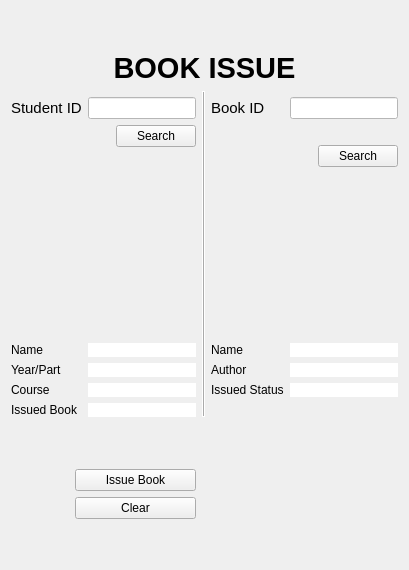
     <widget class="QWidget" name="page_book_issue">
      <layout class="QGridLayout" name="gridLayout_2">
       <item row="3" column="0" rowspan="5" colspan="3">
        <layout class="QGridLayout" name="gridLayout_12">
         <item row="0" column="0">
          <widget class="QLabel" name="label_6">
           <property name="font">
            <font>
             <pointsize>11</pointsize>
            </font>
           </property>
           <property name="text">
            <string>Student ID</string>
           </property>
          </widget>
         </item>
         <item row="4" column="0">
          <widget class="QLabel" name="label_3">
           <property name="text">
            <string>Name</string>
           </property>
          </widget>
         </item>
         <item row="1" column="2">
          <widget class="QPushButton" name="pushButton_issue_stID_search">
           <property name="text">
            <string>Search</string>
           </property>
          </widget>
         </item>
         <item row="5" column="1" colspan="2">
          <widget class="QLabel" name="label_issue_stuYear">
           <property name="styleSheet">
            <string notr="true">color: rgb(46, 52, 54);
background-color: rgb(255, 255, 255);</string>
           </property>
           <property name="text">
            <string/>
           </property>
          </widget>
         </item>
         <item row="6" column="0">
          <widget class="QLabel" name="label_43">
           <property name="text">
            <string>Course</string>
           </property>
          </widget>
         </item>
         <item row="1" column="1">
          <spacer name="verticalSpacer_2">
           <property name="orientation">
            <enum>Qt::Vertical</enum>
           </property>
           <property name="sizeHint" stdset="0">
            <size>
             <width>20</width>
             <height>10</height>
            </size>
           </property>
          </spacer>
         </item>
         <item row="5" column="0">
          <widget class="QLabel" name="label_42">
           <property name="text">
            <string>Year/Part</string>
           </property>
          </widget>
         </item>
         <item row="4" column="1" colspan="2">
          <widget class="QLabel" name="label_issue_stuName">
           <property name="styleSheet">
            <string notr="true">color: rgb(46, 52, 54);
background-color: rgb(255, 255, 255);</string>
           </property>
           <property name="text">
            <string/>
           </property>
          </widget>
         </item>
         <item row="6" column="1" colspan="2">
          <widget class="QLabel" name="label_issue_stuCourse">
           <property name="styleSheet">
            <string notr="true">color: rgb(46, 52, 54);
background-color: rgb(255, 255, 255);</string>
           </property>
           <property name="text">
            <string/>
           </property>
          </widget>
         </item>
         <item row="0" column="1" colspan="2">
          <widget class="QLineEdit" name="lineEdit_issue_stID_search">
           <property name="font">
            <font/>
           </property>
           <property name="styleSheet">
            <string notr="true">color: rgb(46, 52, 54);
background-color: rgb(255, 255, 255);
</string>
           </property>
          </widget>
         </item>
         <item row="3" column="2">
          <spacer name="verticalSpacer_38">
           <property name="orientation">
            <enum>Qt::Vertical</enum>
           </property>
           <property name="sizeHint" stdset="0">
            <size>
             <width>20</width>
             <height>40</height>
            </size>
           </property>
          </spacer>
         </item>
         <item row="2" column="2">
          <spacer name="verticalSpacer_37">
           <property name="orientation">
            <enum>Qt::Vertical</enum>
           </property>
           <property name="sizeHint" stdset="0">
            <size>
             <width>20</width>
             <height>150</height>
            </size>
           </property>
          </spacer>
         </item>
         <item row="7" column="0">
          <widget class="QLabel" name="label_46">
           <property name="text">
            <string>Issued Book</string>
           </property>
          </widget>
         </item>
         <item row="7" column="1" colspan="2">
          <widget class="QLabel" name="label_issue_stuIssued">
           <property name="styleSheet">
            <string notr="true">background-color: rgb(255, 255, 255);
color: rgb(46, 52, 54);</string>
           </property>
           <property name="text">
            <string/>
           </property>
          </widget>
         </item>
        </layout>
       </item>
       <item row="9" column="1" colspan="2">
        <widget class="QPushButton" name="pushButton_issue">
         <property name="layoutDirection">
          <enum>Qt::LeftToRight</enum>
         </property>
         <property name="autoFillBackground">
          <bool>false</bool>
         </property>
         <property name="text">
          <string>Issue Book</string>
         </property>
        </widget>
       </item>
       <item row="2" column="3" rowspan="6">
        <widget class="Line" name="line">
         <property name="styleSheet">
          <string notr="true">color: rgb(255, 255, 255);
background-color: rgb(255, 255, 255);</string>
         </property>
         <property name="frameShadow">
          <enum>QFrame::Raised</enum>
         </property>
         <property name="lineWidth">
          <number>1</number>
         </property>
         <property name="midLineWidth">
          <number>0</number>
         </property>
         <property name="orientation">
          <enum>Qt::Vertical</enum>
         </property>
        </widget>
       </item>
       <item row="12" column="1">
        <spacer name="verticalSpacer_35">
         <property name="orientation">
          <enum>Qt::Vertical</enum>
         </property>
         <property name="sizeHint" stdset="0">
          <size>
           <width>20</width>
           <height>40</height>
          </size>
         </property>
        </spacer>
       </item>
       <item row="1" column="0" colspan="8">
        <widget class="QLabel" name="label_2">
         <property name="font">
          <font>
           <family>Segoe UI</family>
           <pointsize>22</pointsize>
           <bold>true</bold>
           <underline>false</underline>
          </font>
         </property>
         <property name="whatsThis">
          <string notr="true"/>
         </property>
         <property name="layoutDirection">
          <enum>Qt::LeftToRight</enum>
         </property>
         <property name="text">
          <string>BOOK ISSUE</string>
         </property>
         <property name="alignment">
          <set>Qt::AlignCenter</set>
         </property>
         <property name="margin">
          <number>15</number>
         </property>
        </widget>
       </item>
       <item row="8" column="1">
        <spacer name="verticalSpacer_36">
         <property name="orientation">
          <enum>Qt::Vertical</enum>
         </property>
         <property name="sizeHint" stdset="0">
          <size>
           <width>20</width>
           <height>46</height>
          </size>
         </property>
        </spacer>
       </item>
       <item row="0" column="1">
        <spacer name="verticalSpacer_4">
         <property name="orientation">
          <enum>Qt::Vertical</enum>
         </property>
         <property name="sizeHint" stdset="0">
          <size>
           <width>20</width>
           <height>40</height>
          </size>
         </property>
        </spacer>
       </item>
       <item row="10" column="1" colspan="2">
        <widget class="QPushButton" name="pushButton_clear">
         <property name="text">
          <string>Clear</string>
         </property>
        </widget>
       </item>
       <item row="3" column="4" rowspan="5" colspan="4">
        <layout class="QGridLayout" name="gridLayout_14">
         <item row="5" column="0">
          <widget class="QLabel" name="label_45">
           <property name="text">
            <string>Issued Status</string>
           </property>
          </widget>
         </item>
         <item row="3" column="0">
          <widget class="QLabel" name="label_41">
           <property name="text">
            <string>Name</string>
           </property>
          </widget>
         </item>
         <item row="1" column="1">
          <spacer name="verticalSpacer_34">
           <property name="orientation">
            <enum>Qt::Vertical</enum>
           </property>
           <property name="sizeHint" stdset="0">
            <size>
             <width>20</width>
             <height>10</height>
            </size>
           </property>
          </spacer>
         </item>
         <item row="0" column="1" colspan="2">
          <widget class="QLineEdit" name="lineEdit_issue_bID_search">
           <property name="styleSheet">
            <string notr="true">color: rgb(46, 52, 54);
background-color: rgb(255, 255, 255);
</string>
           </property>
          </widget>
         </item>
         <item row="3" column="1" colspan="2">
          <widget class="QLabel" name="label_issue_BookName">
           <property name="styleSheet">
            <string notr="true">color: rgb(46, 52, 54);
background-color: rgb(255, 255, 255);</string>
           </property>
           <property name="text">
            <string/>
           </property>
          </widget>
         </item>
         <item row="0" column="0">
          <widget class="QLabel" name="label_5">
           <property name="font">
            <font>
             <pointsize>11</pointsize>
            </font>
           </property>
           <property name="text">
            <string>Book ID</string>
           </property>
          </widget>
         </item>
         <item row="4" column="0">
          <widget class="QLabel" name="label_44">
           <property name="text">
            <string>Author</string>
           </property>
          </widget>
         </item>
         <item row="2" column="2">
          <spacer name="verticalSpacer_39">
           <property name="orientation">
            <enum>Qt::Vertical</enum>
           </property>
           <property name="sizeHint" stdset="0">
            <size>
             <width>20</width>
             <height>150</height>
            </size>
           </property>
          </spacer>
         </item>
         <item row="5" column="1" colspan="2">
          <widget class="QLabel" name="label_issue_BookStatus">
           <property name="styleSheet">
            <string notr="true">color: rgb(46, 52, 54);
background-color: rgb(255, 255, 255);</string>
           </property>
           <property name="text">
            <string/>
           </property>
          </widget>
         </item>
         <item row="4" column="1" colspan="2">
          <widget class="QLabel" name="label_issue_BookAuthor">
           <property name="styleSheet">
            <string notr="true">color: rgb(46, 52, 54);
background-color: rgb(255, 255, 255);
</string>
           </property>
           <property name="text">
            <string/>
           </property>
          </widget>
         </item>
         <item row="1" column="2">
          <widget class="QPushButton" name="pushButton_issue_bID_search">
           <property name="text">
            <string>Search</string>
           </property>
          </widget>
         </item>
         <item row="6" column="0">
          <widget class="QLabel" name="label_53">
           <property name="text">
            <string/>
           </property>
          </widget>
         </item>
        </layout>
       </item>
      </layout>
     </widget>
